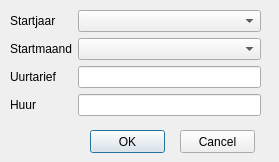
<?xml version="1.0" encoding="UTF-8"?>
<ui version="4.0">
 <class>Dialog</class>
 <widget class="QDialog" name="Dialog">
  <property name="geometry">
   <rect>
    <x>0</x>
    <y>0</y>
    <width>279</width>
    <height>162</height>
   </rect>
  </property>
  <property name="windowTitle">
   <string>Dialog</string>
  </property>
  <widget class="QWidget" name="formLayoutWidget">
   <property name="geometry">
    <rect>
     <x>10</x>
     <y>10</y>
     <width>251</width>
     <height>111</height>
    </rect>
   </property>
   <layout class="QFormLayout" name="formLayout">
    <item row="0" column="0">
     <widget class="QLabel" name="label">
      <property name="text">
       <string>Startjaar</string>
      </property>
     </widget>
    </item>
    <item row="1" column="0">
     <widget class="QLabel" name="label_2">
      <property name="text">
       <string>Startmaand</string>
      </property>
     </widget>
    </item>
    <item row="2" column="0">
     <widget class="QLabel" name="label_3">
      <property name="text">
       <string>Uurtarief</string>
      </property>
     </widget>
    </item>
    <item row="3" column="0">
     <widget class="QLabel" name="label_4">
      <property name="text">
       <string>Huur</string>
      </property>
     </widget>
    </item>
    <item row="0" column="1">
     <widget class="QComboBox" name="comboBox_startjaar"/>
    </item>
    <item row="1" column="1">
     <widget class="QComboBox" name="comboBox_startmaand"/>
    </item>
    <item row="2" column="1">
     <widget class="QLineEdit" name="lineEdit_uurtarief"/>
    </item>
    <item row="3" column="1">
     <widget class="QLineEdit" name="lineEdit_huur"/>
    </item>
   </layout>
  </widget>
  <widget class="QPushButton" name="pushButton_OK">
   <property name="geometry">
    <rect>
     <x>90</x>
     <y>130</y>
     <width>75</width>
     <height>23</height>
    </rect>
   </property>
   <property name="text">
    <string>OK</string>
   </property>
  </widget>
  <widget class="QPushButton" name="pushButton_cancel">
   <property name="geometry">
    <rect>
     <x>180</x>
     <y>130</y>
     <width>75</width>
     <height>23</height>
    </rect>
   </property>
   <property name="text">
    <string>Cancel</string>
   </property>
  </widget>
 </widget>
 <resources/>
 <connections/>
</ui>
